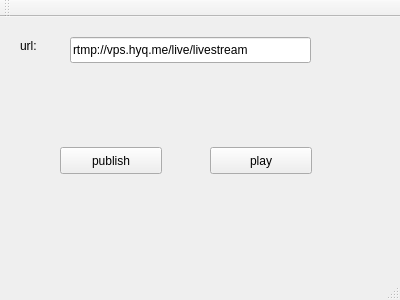
<?xml version="1.0" encoding="UTF-8"?>
<ui version="4.0">
 <class>MainWindow</class>
 <widget class="QMainWindow" name="MainWindow">
  <property name="geometry">
   <rect>
    <x>0</x>
    <y>0</y>
    <width>400</width>
    <height>300</height>
   </rect>
  </property>
  <property name="windowTitle">
   <string>MainWindow</string>
  </property>
  <widget class="QWidget" name="centralWidget">
   <widget class="QLabel" name="label">
    <property name="geometry">
     <rect>
      <x>20</x>
      <y>20</y>
      <width>64</width>
      <height>18</height>
     </rect>
    </property>
    <property name="text">
     <string>url:</string>
    </property>
   </widget>
   <widget class="QLineEdit" name="edit_url">
    <property name="geometry">
     <rect>
      <x>70</x>
      <y>20</y>
      <width>241</width>
      <height>26</height>
     </rect>
    </property>
    <property name="text">
     <string>rtmp://vps.hyq.me/live/livestream</string>
    </property>
   </widget>
   <widget class="QPushButton" name="button_publish">
    <property name="geometry">
     <rect>
      <x>60</x>
      <y>130</y>
      <width>102</width>
      <height>27</height>
     </rect>
    </property>
    <property name="text">
     <string>publish</string>
    </property>
   </widget>
   <widget class="QPushButton" name="button_play">
    <property name="geometry">
     <rect>
      <x>210</x>
      <y>130</y>
      <width>102</width>
      <height>27</height>
     </rect>
    </property>
    <property name="text">
     <string>play</string>
    </property>
   </widget>
  </widget>
  <widget class="QMenuBar" name="menuBar">
   <property name="geometry">
    <rect>
     <x>0</x>
     <y>0</y>
     <width>400</width>
     <height>24</height>
    </rect>
   </property>
  </widget>
  <widget class="QToolBar" name="mainToolBar">
   <attribute name="toolBarArea">
    <enum>TopToolBarArea</enum>
   </attribute>
   <attribute name="toolBarBreak">
    <bool>false</bool>
   </attribute>
  </widget>
  <widget class="QStatusBar" name="statusBar"/>
 </widget>
 <layoutdefault spacing="6" margin="11"/>
 <resources/>
 <connections/>
</ui>
